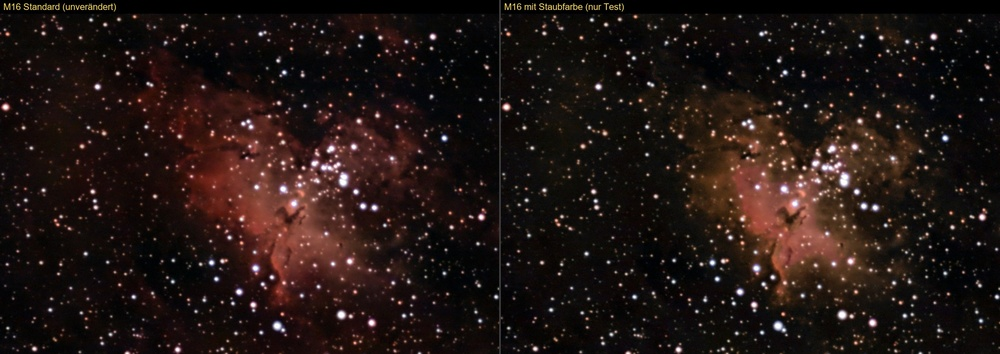
#> input picture gegenprobe-halpha.jpg, 1000 x 354 px, shrunk from 2404 x 852 before the run
$ python -i star_tails.py   (imports and definitions only)
#> lines starting #> are read from the running program, lines starting #| are printed output that depends on the picture
# SPDX-License-Identifier: PolyForm-Noncommercial-1.0.0 OR AGPL-3.0-or-later
"""Schwache, gleichgerichtete Sternschweife neben einem runden Kern (Ruck/Sprung der Montierung während der Belichtung).

Gemeinsam für Bilder (`stacking/quality.py`) und die SkyTrace-Engine (`engine/frame_quality.py`, lädt die Datei über den
Pfad – daher doppelt lizenziert und nur numpy/scipy). Verfahren: viele Sternausschnitte subpixelgenau zentrieren, auf den
Kernfluss normieren und per Median zu einem mittleren Sternprofil stapeln. Ein Ruck hinterlässt bei allen Sternen denselben
einseitigen Schweif; er bleibt im Median erhalten, Rauschen, Hotpixel und einzelne echte Spuren verschwinden. Gemessen wird
der Fluss in einem schmalen Streifen je Richtung **minus** dem Streifen in Gegenrichtung (Halos, Beugung, gleichmäßiges
Verziehen sind symmetrisch und heben sich auf), dazu wie viele Einzelsterne in dieselbe Richtung zeigen.

Messung Stellina-Serie (931 Bilder à 10 s): gute Aufnahmen Schweifanteil 0,5–1,5 %, Aufnahmen mit Schweif 4–34 %.
"""
from __future__ import annotations

import numpy as np
from scipy import ndimage as ndi

# Grenzen für `has_tail` (an der Serie oben bestimmt, Längen in Analysepixeln)
MIN_STARS = 12          # Sterne im mittleren Profil
MIN_FRACTION = 0.035    # einseitiger Schweiffluss / Kernfluss
MIN_SIGMA = 10.0        # Signifikanz des Schweifs im gestapelten Profil
MIN_SUPPORT = 0.5       # Anteil der Einzelsterne mit Schweif in dieselbe Richtung
MIN_LENGTH_FWHM = 3.0   # Schweif reicht über mindestens 3 FWHM (kurze Asymmetrien am Kern sind Optik/Seeing)
MIN_QUADRANTS = 3       # Belege in mindestens drei Bildvierteln (nicht ein Nachbarobjekt, keine lokale Optik)


def _residual(img: np.ndarray) -> np.ndarray:
    """Bild minus grober Hintergrund (Median auf 1/8 verkleinert)."""
    step = 8 if min(img.shape) >= 160 else 1
    small = ndi.median_filter(img[::step, ::step], 7)
    bg = ndi.zoom(small, (img.shape[0] / small.shape[0], img.shape[1] / small.shape[1]), order=1)
    bg = np.pad(bg, ((0, max(0, img.shape[0] - bg.shape[0])), (0, max(0, img.shape[1] - bg.shape[1]))), mode="edge")
    return img - bg[: img.shape[0], : img.shape[1]]


def _sigma(a: np.ndarray) -> float:
    return float(1.4826 * np.median(np.abs(a - np.median(a)))) + 1e-12


def tail_profile(img: np.ndarray, max_stars: int = 40, radius: int = 32) -> dict:
    """Kennzahlen des mittleren Sternprofils einer Aufnahme (Luminanz, Analysepixel). Schlüssel `tail_profile_*`:
    stars, fraction (Schweif-/Kernfluss), sigma, length (Pixel), fwhm, angle (Grad, 0 = +x, 90 = +y), support (0–1),
    quadrants. Bei zu wenigen Sternen nur `tail_profile_stars`."""
    img = np.asarray(img, dtype=np.float32)
    h, w = img.shape
    radius = int(min(radius, (min(h, w) - 6) // 4))
    if radius < 12:
        return {"tail_profile_stars": 0}
    res = _residual(img)
    clean = ndi.median_filter(res, 3)                      # Hotpixel/Kosmik dürfen keine Sterne werden
    sm = ndi.gaussian_filter(clean, 1.0)
    noise = _sigma(sm[::3, ::3])
    ys, xs = np.nonzero((sm == ndi.maximum_filter(sm, 9)) & (sm > 15 * noise))
    m = radius + 3
    ok = (xs >= m) & (ys >= m) & (xs < w - m) & (ys < h - m)
    xs, ys = xs[ok], ys[ok]
    order = np.argsort(sm[ys, xs])[::-1]
    xs, ys = xs[order], ys[order]
    sat = 0.9 * float(img.max())
    g = np.arange(-radius, radius + 1, dtype=float)
    yy, xx = np.meshgrid(g, g, indexing="ij")
    dist = np.hypot(xx, yy)
    outer = dist > radius - 4
    k = np.arange(-2, 3)
    patches, points = [], []
    for x, y in zip(xs, ys):
        if img[y - 2 : y + 3, x - 2 : x + 3].max() >= sat:          # gesättigt: Kern abgeschnitten
            continue
        near = sm[y - radius : y + radius + 1, x - radius : x + radius + 1]
        if near[dist > 4].max() > 0.3 * sm[y, x]:                     # hellerer Nachbar im Ausschnitt
            continue
        c = np.clip(clean[y - 2 : y + 3, x - 2 : x + 3] - np.median(near), 0, None)
        if c.sum() <= 0:
            continue
        cy, cx = float((c.sum(1) * k).sum() / c.sum()), float((c.sum(0) * k).sum() / c.sum())
        p = ndi.map_coordinates(res, [yy + y + cy, xx + x + cx], order=1)
        patches.append(p - np.median(p[outer]))
        points.append((int(x), int(y)))
        if len(patches) >= max_stars:
            break
    out: dict = {"tail_profile_stars": len(patches)}
    if len(patches) < 8:
        return out
    # FWHM des mittleren Profils (Fläche über halber Höhe) – Kernradius und Mindestlänge skalieren damit
    raw = np.median([p / max(float(p[radius, radius]), 1e-9) for p in patches], axis=0)
    fwhm = float(2 * np.sqrt(max(np.count_nonzero((raw >= 0.5 * raw[radius, radius]) & (dist <= 10)), 1) / np.pi))
    r_core = max(2.5, 1.3 * fwhm)
    r_in = max(4.0, 1.9 * fwhm)
    if r_in > radius - 8:
        return out
    stack_list = [p / f for p in patches if (f := float(p[dist <= r_core].sum())) > 0]
    if len(stack_list) < 8:
        return out
    stack = np.median(stack_list, axis=0)
    stack -= np.median(stack[outer])
    noise_stack = _sigma(stack[outer])
    ang = np.radians(np.arange(0, 360, 5))
    dirs = np.column_stack([np.cos(ang), np.sin(ang)])
    nrm = np.column_stack([-dirs[:, 1], dirs[:, 0]])
    rr = np.arange(r_in, radius - 3, 1.0)
    pos = dirs[:, None, :] * rr[None, :, None] + radius
    n = len(ang)

    def strip(im, rows=slice(None)):
        """Fluss in einem 3 px breiten Streifen je Richtung und Abstand."""
        p, q = pos[rows], nrm[rows]
        return sum(ndi.map_coordinates(im, [(p + q[:, None, :] * o)[..., 1], (p + q[:, None, :] * o)[..., 0]], order=1)
                   for o in (-1, 0, 1))

    s = strip(stack)
    asym = s - np.roll(s, n // 2, axis=0)                  # einseitiger Anteil
    total = asym.sum(axis=1)
    best = int(np.argmax(total))
    prof = np.clip(asym[best], 0, None)
    cum = np.cumsum(prof)
    length = float(rr[min(len(rr) - 1, int(np.searchsorted(cum, 0.9 * cum[-1])))]) if cum[-1] > 0 else 0.0
    norm = np.sqrt(6 * len(rr))
    # Belege je Stern: zeigt der Einzelstern in dieselbe Richtung mehr Fluss als in die Gegenrichtung?
    opp = (best + n // 2) % n
    support = []
    for p, pt in zip(stack_list, points):
        both = strip(p, [best, opp])
        if (both[0] - both[1]).sum() / (_sigma(p[outer]) * norm) > 3:
            support.append(pt)
    out.update(
        tail_profile_fraction=round(float(total[best]), 4),
        tail_profile_sigma=round(float(total[best] / (noise_stack * norm)), 1),
        tail_profile_length=round(length, 1),
        tail_profile_fwhm=round(fwhm, 2),
        tail_profile_angle=int(round(float(np.degrees(ang[best])))),
        tail_profile_support=round(len(support) / len(stack_list), 2),
        tail_profile_quadrants=len({(int(x >= w / 2), int(y >= h / 2)) for x, y in support}),
    )
    return out


def has_tail(m: dict, min_fraction: float = MIN_FRACTION) -> bool:
    """True, wenn das mittlere Sternprofil einen gemeinsamen einseitigen Schweif zeigt (Ruck der Montierung)."""
    if m.get("tail_profile_stars", 0) < MIN_STARS or "tail_profile_fraction" not in m:
        return False
    return (m["tail_profile_fraction"] >= min_fraction and m["tail_profile_sigma"] >= MIN_SIGMA
            and m["tail_profile_support"] >= MIN_SUPPORT and m["tail_profile_quadrants"] >= MIN_QUADRANTS
            and m["tail_profile_length"] >= MIN_LENGTH_FWHM * m["tail_profile_fwhm"])

>>> import cv2
>>> picture = cv2.imread('../../gegenprobe-halpha.jpg', cv2.IMREAD_GRAYSCALE)
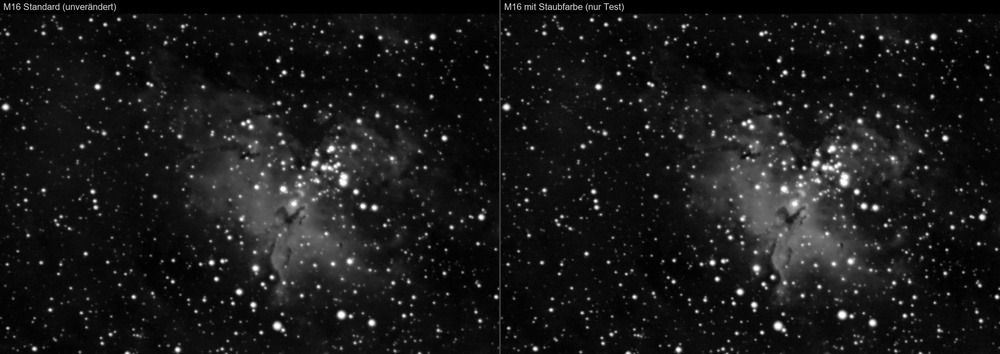
#> picture: shape (354, 1000); min 0, max 255, mean 25.2
>>> result = tail_profile(picture)
#> in _residual, `small = ndi.median_filter(img[::step, ::step], 7)`:
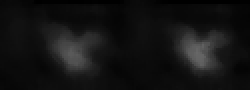
#> small: shape (45, 125) float32 (shown 2 times larger); min 0, max 103, mean 19.2
#> in _residual, `return img - bg[: img.shape[0], : img.shape[1]]`:
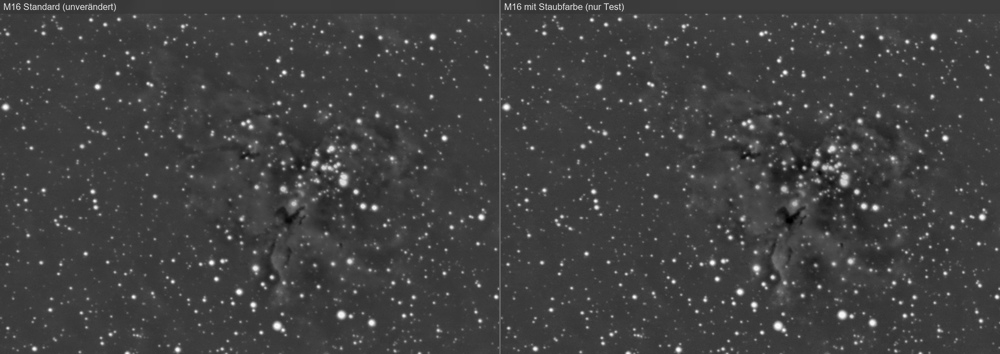
#> returned value: shape (354, 1000) float32; min -77.57, max 246.5, mean 5.6; drawn with min black and max white
#> in tail_profile, `noise = _sigma(sm[::3, ::3])`: noise = 3.98
#> in tail_profile, `ys, xs = np.nonzero((sm == ndi.maximum_filter(sm, 9)) & (sm > 15 * noi..`: ys = 430 values from 5 to 353; xs = 430 values, max 997 at index 361, min 5 at index 1, mean 525.2
#> in tail_profile, `xs, ys = xs[ok], ys[ok]`: xs = 330 values, max 962 at index 199, min 41 at index 238, mean 543.9; ys = 330 values from 36 to 316
#> in tail_profile, `order = np.argsort(sm[ys, xs])[::-1]`: order = 330 values, max 329 at index 74, min 0 at index 8, mean 164.5
#> in tail_profile, `xs, ys = xs[order], ys[order]`: xs = 330 values, max 962 at index 260, min 41 at index 175, mean 543.9; ys = 330 values, max 316 at index 74, min 36 at index 4, mean 188.3
#> in tail_profile, `sat = 0.9 * float(img.max())`: sat = 229.5
#> in tail_profile, `dist = np.hypot(xx, yy)`:
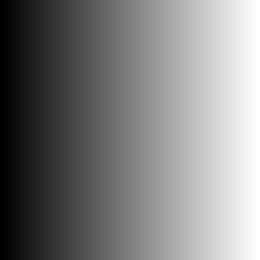
#> xx: shape (65, 65) float64 (shown 4 times larger); min -32, max 32, mean 0; drawn with min black and max white
#> the loop in tail_profile, `for x, y in zip(xs, ys):` made 330 passes
#> (x, y) on passes 1 to 3: (842, 314), (341, 314), (506, 107)
#> after the loop in tail_profile, `for x, y in zip(xs, ys):`:
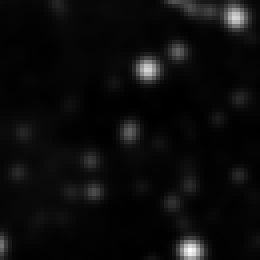
#> near: shape (65, 65) float32 (shown 4 times larger); min -3.64, max 163.1, mean 4.2; drawn with min black and max white
#> after the loop in tail_profile, `for x, y in zip(xs, ys):`: patches = []
#> in tail_profile, `out: dict = {"tail_profile_stars": len(patches)}`: out = {'tail_profile_stars': 0}
#> result = {'tail_profile_stars': 0}

$ run again, on grosse-galaxien-trennung.jpg
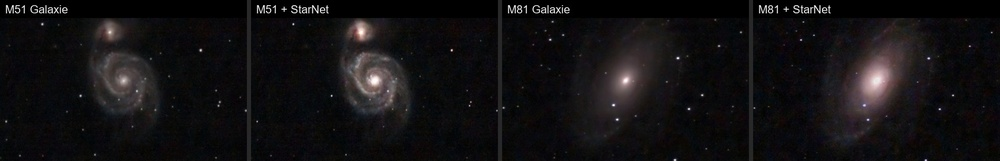
#> input picture grosse-galaxien-trennung.jpg, 1000 x 161 px, shrunk from 1944 x 313 before the run
#> in _residual, `return img - bg[: img.shape[0], : img.shape[1]]`:
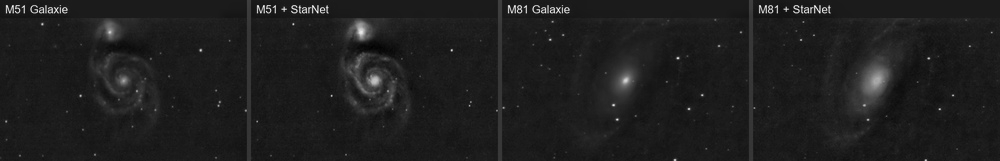
#> returned value: shape (161, 1000) float32; min -30.11, max 252.5, mean 4.4; drawn with min black and max white
#> noise = 2.51
#> in tail_profile, `ys, xs = np.nonzero((sm == ndi.maximum_filter(sm, 9)) & (sm > 15 * noi..`: ys = 56 values from 7 to 160; xs = 56 values, max 928 at index 34, min 7 at index 0, mean 408
#> in tail_profile, `xs, ys = xs[ok], ys[ok]`: xs = 23 values, max 928 at index 3, min 106 at index 5, mean 422.4; ys = 23 values from 50 to 119
#> order = 23 values, max 22 at index 11, min 0 at index 10, mean 11
#> in tail_profile, `xs, ys = xs[order], ys[order]`: xs = 23 values, max 928 at index 19, min 106 at index 17, mean 422.4; ys = 23 values, max 119 at index 11, min 50 at index 10, mean 82.17
#> sat = 229.5
#> the loop in tail_profile, `for x, y in zip(xs, ys):` made 23 passes
#> (x, y) on passes 1 to 8: (625, 80), (374, 80), (877, 79), (123, 80), (363, 90), (357, 66), (864, 105), (359, 60)
#> after the loop in tail_profile, `for x, y in zip(xs, ys):`:
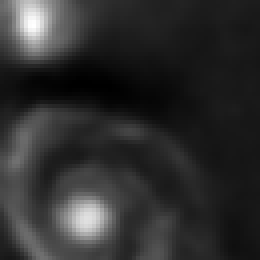
#> near: shape (65, 65) float32 (shown 4 times larger); min -22.54, max 205.6, mean 19.6; drawn with min black and max white
#> after the loop in tail_profile, `for x, y in zip(xs, ys):`: patches = 1 item; points = [(200, 50)]
#> out = {'tail_profile_stars': 1}

$ run again, on m1-vorher-nachher.jpg
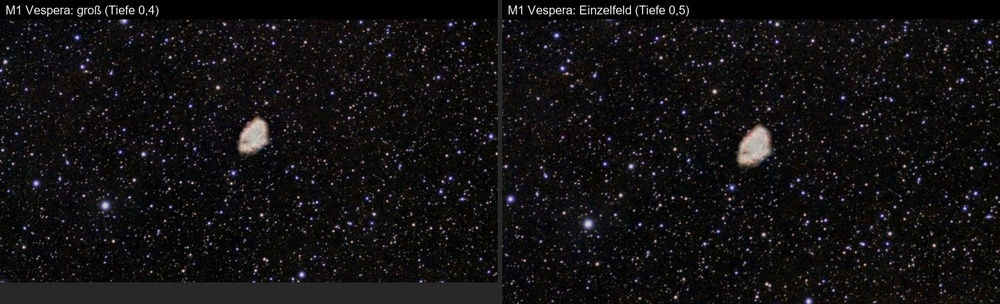
#> input picture m1-vorher-nachher.jpg, 1000 x 304 px, shrunk from 1808 x 550 before the run
#> noise = 3.85
#> in tail_profile, `ys, xs = np.nonzero((sm == ndi.maximum_filter(sm, 9)) & (sm > 15 * noi..`: ys = 174 values from 6 to 301; xs = 174 values, max 989 at index 54, min 0 at index 71, mean 499.2
#> in tail_profile, `xs, ys = xs[ok], ys[ok]`: xs = 109 values, max 964 at index 82, min 36 at index 68, mean 538; ys = 109 values from 35 to 264
#> order = 109 values, max 108 at index 36, min 0 at index 15, mean 54
#> in tail_profile, `xs, ys = xs[order], ys[order]`: xs = 109 values, max 964 at index 29, min 36 at index 12, mean 538; ys = 109 values, max 264 at index 36, min 35 at index 15, mean 149.3
#> sat = 229.5
#> the loop in tail_profile, `for x, y in zip(xs, ys):` made 109 passes
#> (x, y) on passes 1 to 8: (754, 135), (254, 144), (254, 126), (588, 223), (754, 155), (105, 205), (745, 159), (747, 141)
#> pass 1, in tail_profile, `near = sm[y - radius : y + radius + 1, x - radius : x + radius + 1]`:
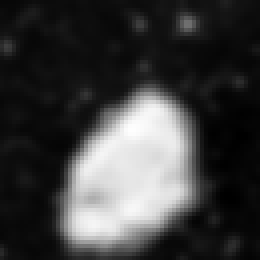
#> near: shape (65, 65) float32 (shown 4 times larger); min -9.82, max 185.3, mean 37.5; drawn with min black and max white
#> after the loop in tail_profile, `for x, y in zip(xs, ys):`:
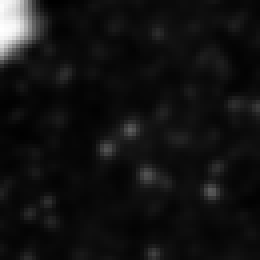
#> near: shape (65, 65) float32 (shown 4 times larger); min -7.48, max 168.9, mean 5.4; drawn with min black and max white
#> after the loop in tail_profile, `for x, y in zip(xs, ys):`: patches = []
#> out = {'tail_profile_stars': 0}

$ run again, on m31-bulge.jpg
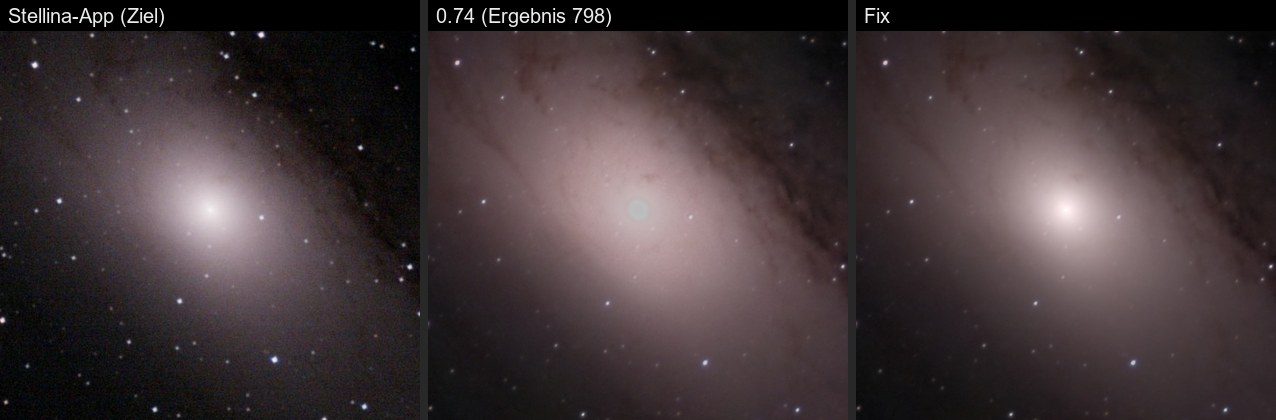
#> input picture m31-bulge.jpg, 1276 x 420 px
#> noise = 2.23
#> in tail_profile, `ys, xs = np.nonzero((sm == ndi.maximum_filter(sm, 9)) & (sm > 15 * noi..`: ys = 144 values from 0 to 419; xs = 144 values, max 1272 at index 78, min 0 at index 109, mean 468.8
#> in tail_profile, `xs, ys = xs[ok], ys[ok]`: xs = 53 values, max 1240 at index 4, min 36 at index 31, mean 519.6; ys = 53 values from 35 to 383
#> order = 53 values, max 52 at index 43, min 0 at index 15, mean 26
#> in tail_profile, `xs, ys = xs[order], ys[order]`: xs = 53 values, max 1240 at index 52, min 36 at index 24, mean 519.6; ys = 53 values, max 383 at index 43, min 35 at index 15, mean 179.2
#> sat = 229.5
#> the loop in tail_profile, `for x, y in zip(xs, ys):` made 53 passes
#> (x, y) on passes 1, 2, 4, 5, 7, 9, 12, 13: (274, 359), (409, 266), (59, 201), (226, 56), (457, 62), (254, 95), (412, 49), (78, 99)
#> after the loop in tail_profile, `for x, y in zip(xs, ys):`:
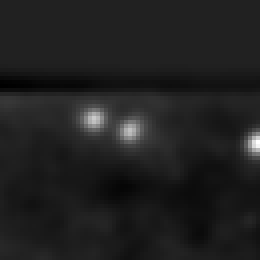
#> near: shape (65, 65) float32 (shown 4 times larger); min -7.33, max 48.84, mean -0.2; drawn with min black and max white
#> after the loop in tail_profile, `for x, y in zip(xs, ys):`: patches = 14 items; points = [(360, 147), (885, 62), (179, 301), (1133, 362), (705, 362), (73, 257), (396, 87), (1035, 303), (1219, 144), (261, 217), (791, 144), (607, 303), (502, 97), (366, 204)]
#> out = {'tail_profile_stars': 14}
#> fwhm = 3.39
#> r_core = 4.4
#> r_in = 6.43
#> stack_list = 14 items
#> noise_stack = 0.000328
#> ang = 72 values from 0 to 6.2
#> dirs = 72 pairs, first value -1 to 1, second value -1 to 1
#> nrm has the same summary as dirs
#> rr = 23 values from 6.43 to 28.43
#> n = 72
#> q has the same summary as dirs in tail_profile
#> in tail_profile, `asym = s - np.roll(s, n // 2, axis=0)`:
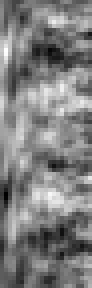
#> asym: shape (72, 23) float32 (shown 4 times larger); min -0.00353, max 0.00353, mean 0; drawn with min black and max white
#> total = 72 values, max 0.0329 at index 24, min -0.0329 at index 60, mean -2.07e-10
#> best = 24
#> prof = 23 values, max 0.00238 at index 11, min 0 at index 2, mean 0.00149
#> cum = 23 values from 0.00213 to 0.0342
#> length = 26.43
#> norm = 11.75
#> opp = 60
#> the loop in tail_profile, `for p, pt in zip(stack_list, points):` made 14 passes
#> after the loop in tail_profile, `for p, pt in zip(stack_list, points):`: support = [(360, 147), (1133, 362), (396, 87), (1219, 144), (791, 144), (607, 303)]
#> result = {'tail_profile_stars': 14, 'tail_profile_fraction': 0.0329, 'tail_profile_sigma': 8.5, 'tail_profile_length': 26.4, 'tail_profile_fwhm': 3.39, 'tail_profile_angle': 120, 'tail_profile_support': 0.43, 'tail_profile_quadrants': 4}
